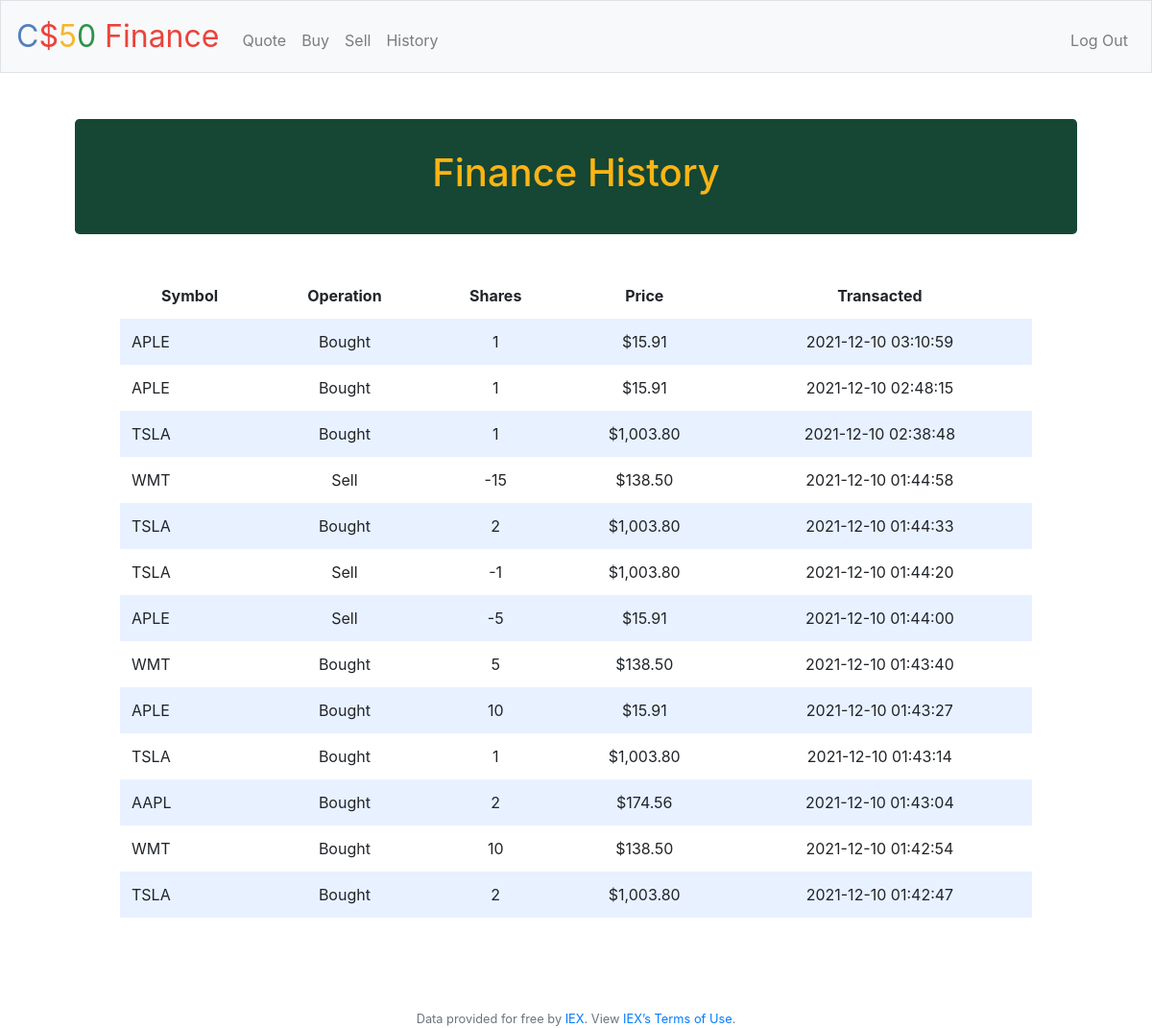
The app's page /history (signed in) with its own data.
### tables this page shows
CREATE TABLE 'user_history_stocks' (id INTEGER NOT NULL,
user_id INTEGER NOT NULL, 
symbol TEXT NOT NULL, 
operation TEXT NOT NULL, 
share_qty integer NOT NULL,
unit_price NUMERIC NOT NULL,
total_price NUMERIC NOT NULL, 'DateTime_Transacted'  datetime NOT NULL DEFAULT CURRENT_TIMESTAMP  ,
PRIMARY KEY(id),
FOREIGN KEY(user_id) REFERENCES users(id) 
);

### application.py (the view)
@app.route("/history")
@login_required
def history():
    userId = session["user_id"]
    sqlStr = "SELECT UPPER(symbol) as symbol, operation, unit_price as price, "
    sqlStr = sqlStr + "CASE "
    sqlStr = sqlStr + "WHEN operation = 'Bought' THEN share_qty "
    sqlStr = sqlStr + "ELSE (share_qty * -1) "
    sqlStr = sqlStr + "END as shares, DateTime_Transacted as transacted "
    sqlStr = sqlStr + "FROM user_history_stocks WHERE user_id = ?  order by DateTime_Transacted DESC "
    rows_stocks = db.execute(sqlStr, userId)
    if len(rows_stocks) > 0:
        return render_template("history.html", rows_stocks=rows_stocks)
    else:
        return apology("No history to show")

### application.py (called while the page is built)
@app.after_request
def after_request(response):
    response.headers["Cache-Control"] = "no-cache, no-store, must-revalidate"
    response.headers["Expires"] = 0
    response.headers["Pragma"] = "no-cache"
    return response

### helpers.py (called while the page is built)
def login_required(f):
    @wraps(f)
    def decorated_function(*args, **kwargs):
        if session.get("user_id") is None:
            return redirect("/login")
        return f(*args, **kwargs)
    return decorated_function

def usd(value):
    return f"${value:,.2f}"

### templates/history.html (shortened to what this page needs)
{% extends "layout.html" %}
{% block main %}
    <div class="jumbotron">
        <h1>Finance History</h1>
    </div>
    <div class="container">
        <div class="section">
            <table>
                <thead>
                    <tr>
                        <th>Symbol</th>
                        <th>Operation</th>
                        <th>Shares</th>
                        <th>Price</th>
                        <th>Transacted</th>
                    </tr>
                </thead>
                <tbody>
                    {% for rw in rows_stocks %}
                        <tr>
                            <td class="text-left">{{rw.symbol}}</td>
                            <td>{{rw.operation}}</td>
                            <td>{{rw.shares}}</td>
                            <td>{{rw.price | usd}}</td>
                            <td>{{rw.transacted}}</td>
                        </tr>
                    {% endfor %}
                </tbody>
            </table>
        </div>
    </div>
{% endblock %}

### templates/layout.html (shortened to what this page needs)
<!DOCTYPE html>
<html lang="en">
    <head>
        <link rel="stylesheet" href="https://cdn.jsdelivr.net/npm/bootstrap@4.5.3/dist/css/bootstrap.min.css">
        <link href="/static/styles.css" rel="stylesheet">
    </head>
    <body>
        <nav class="navbar navbar-expand-md navbar-light bg-light border">
            <a class="navbar-brand" href="/"><span class="blue">C</span><span class="red">$</span><span class="yellow">5</span><span class="green">0</span> <span class="red">Finance</span></a>
            <div class="collapse navbar-collapse" id="navbar">
                {% if session.user_id %}
                    <ul class="navbar-nav mr-auto mt-2">
                        <li class="nav-item"><a class="nav-link" href="/quote">Quote</a></li>
                        <li class="nav-item"><a class="nav-link" href="/buy">Buy</a></li>
                        <li class="nav-item"><a class="nav-link" href="/sell">Sell</a></li>
                        <li class="nav-item"><a class="nav-link" href="/history">History</a></li>
                    </ul>
                    <ul class="navbar-nav ml-auto mt-2">
                        <li class="nav-item"><a class="nav-link" href="/logout">Log Out</a></li>
                    </ul>
                {% else %}
                    <ul class="navbar-nav ml-auto mt-2">
                        <li class="nav-item"><a class="nav-link" href="/register">Register</a></li>
                        <li class="nav-item"><a class="nav-link" href="/login">Log In</a></li>
                    </ul>
                {% endif %}
            </div>
        </nav>
        <main class="container p-5">
            {% block main %}{% endblock %}
        </main>
        <footer class="small text-center text-muted">
            <p></p>Data provided for free by <a href="https://iextrading.com/developer">IEX</a>. View <a href="https://iextrading.com/api-exhibit-a/">IEX’s Terms of Use</a>.
        </footer>
    </body>
</html>

### static/styles.css (style rules this page uses)
nav .navbar-brand { font-size: xx-large; }
nav .navbar-brand .blue { color: #537fbe; }
nav .navbar-brand .red { color: #ea433b; }
nav .navbar-brand .yellow { color: #f5b82e; }
nav .navbar-brand .green { color: #2e944b; }
main { overflow-x: auto; text-align: center; }
.jumbotron { background-color: #154734; color: #fdb414; margin-bottom: 2rem; padding: 2rem 1rem; text-align: center; }
.section { padding-bottom: 1rem; padding-left: 2rem; padding-right: 2rem; padding-top: 0.5rem; }
table { background-color: transparent; margin-bottom: 1rem; width: 100%; }
table th, table td { padding: 0.75rem; vertical-align: middle; }
tbody tr:nth-of-type(odd) { background-color: rgb(179, 208, 255, 0.3) }

### records on screen
user_history_stocks: symbol "APLE", operation "Bought", shares "1", price "$15.91", transacted "2021-12-10 03:10:59"
user_history_stocks: symbol "APLE", operation "Bought", shares "1", price "$15.91", transacted "2021-12-10 02:48:15"
user_history_stocks: symbol "TSLA", operation "Bought", shares "1", price "$1,003.80", transacted "2021-12-10 02:38:48"
user_history_stocks: symbol "WMT", operation "Sell", shares "-15", price "$138.50", transacted "2021-12-10 01:44:58"
user_history_stocks: symbol "TSLA", operation "Bought", shares "2", price "$1,003.80", transacted "2021-12-10 01:44:33"
user_history_stocks: symbol "TSLA", operation "Sell", shares "-1", price "$1,003.80", transacted "2021-12-10 01:44:20"
user_history_stocks: symbol "APLE", operation "Sell", shares "-5", price "$15.91", transacted "2021-12-10 01:44:00"
user_history_stocks: symbol "WMT", operation "Bought", shares "5", price "$138.50", transacted "2021-12-10 01:43:40"
user_history_stocks: symbol "APLE", operation "Bought", shares "10", price "$15.91", transacted "2021-12-10 01:43:27"
user_history_stocks: symbol "TSLA", operation "Bought", shares "1", price "$1,003.80", transacted "2021-12-10 01:43:14"
user_history_stocks: symbol "AAPL", operation "Bought", shares "2", price "$174.56", transacted "2021-12-10 01:43:04"
user_history_stocks: symbol "WMT", operation "Bought", shares "10", price "$138.50", transacted "2021-12-10 01:42:54"
user_history_stocks: symbol "TSLA", operation "Bought", shares "2", price "$1,003.80", transacted "2021-12-10 01:42:47"
